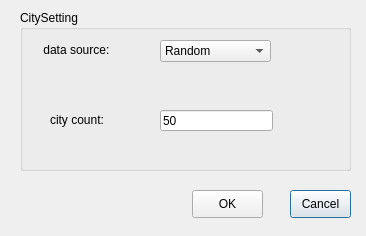
<?xml version="1.0" encoding="UTF-8"?>
<ui version="4.0">
 <class>CitySetting</class>
 <widget class="QDialog" name="CitySetting">
  <property name="geometry">
   <rect>
    <x>0</x>
    <y>0</y>
    <width>366</width>
    <height>236</height>
   </rect>
  </property>
  <property name="windowTitle">
   <string>CitySetting</string>
  </property>
  <widget class="QGroupBox" name="groupBox">
   <property name="geometry">
    <rect>
     <x>20</x>
     <y>10</y>
     <width>331</width>
     <height>161</height>
    </rect>
   </property>
   <property name="title">
    <string>CitySetting</string>
   </property>
   <widget class="QComboBox" name="data_source">
    <property name="geometry">
     <rect>
      <x>140</x>
      <y>30</y>
      <width>111</width>
      <height>22</height>
     </rect>
    </property>
    <property name="currentIndex">
     <number>0</number>
    </property>
    <item>
     <property name="text">
      <string>Random</string>
     </property>
    </item>
    <item>
     <property name="text">
      <string>FromFile</string>
     </property>
    </item>
   </widget>
   <widget class="QLabel" name="label_6">
    <property name="geometry">
     <rect>
      <x>20</x>
      <y>30</y>
      <width>101</width>
      <height>20</height>
     </rect>
    </property>
    <property name="text">
     <string> data source:</string>
    </property>
   </widget>
   <widget class="QLineEdit" name="city_text">
    <property name="geometry">
     <rect>
      <x>140</x>
      <y>100</y>
      <width>113</width>
      <height>21</height>
     </rect>
    </property>
    <property name="text">
     <string>50</string>
    </property>
   </widget>
   <widget class="QLabel" name="label_3">
    <property name="geometry">
     <rect>
      <x>30</x>
      <y>100</y>
      <width>91</width>
      <height>20</height>
     </rect>
    </property>
    <property name="text">
     <string>city count:</string>
    </property>
   </widget>
  </widget>
  <widget class="QPushButton" name="cancelButton">
   <property name="geometry">
    <rect>
     <x>290</x>
     <y>190</y>
     <width>61</width>
     <height>28</height>
    </rect>
   </property>
   <property name="text">
    <string>Cancel</string>
   </property>
  </widget>
  <widget class="QPushButton" name="okButton">
   <property name="geometry">
    <rect>
     <x>192</x>
     <y>190</y>
     <width>71</width>
     <height>28</height>
    </rect>
   </property>
   <property name="text">
    <string>OK</string>
   </property>
  </widget>
 </widget>
 <layoutdefault spacing="6" margin="11"/>
 <resources/>
 <connections/>
</ui>
